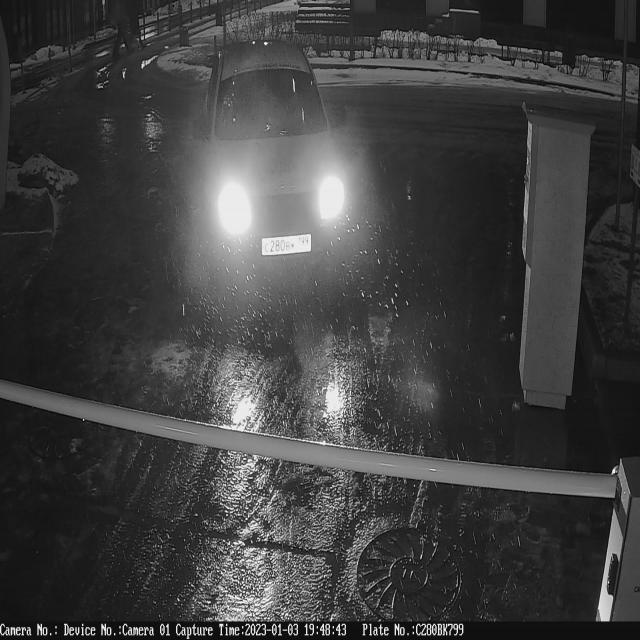
#> input picture Neuro-webs_competition/car_license-plate/B/data/Data1/train/20230103194843_C280BK799_jpg.rf.e48155eba82601338f82feef2191c371.jpg, 640 x 640 px, given in place of 1_11_2014_12_26_48_74.jpg, which was not available
$ jupyter execute --allow-errors Report.ipynb   (shell and % lines are left out)   (text cells are left out)
#> lines starting #> are read from the running program, lines starting #| are printed output that depends on the picture; after the words box and inside, x2 and y2 are one past the last pixel; in counts of white or black regions, pixels touching at a corner belong together; pictures that were not available may be replaced by others from this repository, and a replacement may not be noted
[cell 1]
import os

# копирование в переменную разметку
#> (the rest of this cell did not finish here and is left out)

[cell 2]
import os
# Создаем папки куда будем переносить наши разбитые на 3 набора данные фотографий
parent = 'C:/Users/Participant/Desktop/lipatnikova/B/Data'
dirs = 'images/train', 'images/val', 'images/test', 'labels/train', 'labels/val', 'labels/test'
for dir in dirs:
    path = os.path.join(parent, dir)
    # проверяем существование папки чтобы не создавать если уже есть
    if not os.path.exists(path):
        # создаем папку
        os.makedirs(path)

[cell 3]
import torch

print(f"Is CUDA supported by this system?{torch.cuda.is_available()}")
#> (this line was passed over: torch is not available in this run)
print(f"CUDA version: {torch.version.cuda}")

# Storing ID of current CUDA device
#> (the rest of this cell did not finish here and is left out)

[cell 4]
from easyocr import Reader

[cell 5]
import matplotlib.pyplot as plt

#> (a cell that did not finish here is left out)

[cell 7]
%cd C:/Users/igorv/Desktop/proffessionals_plates_license/my_tests/lipatnikova/

[cell 8]
import cv2
import os
import easyocr
from yolov5.detect import run
image_path="C:/Users/igorv/Desktop/proffessionals_plates_license/my_tests/test_cases/test case 1/1_11_2014_12_26_48_74.jpg"
#> (the rest of this cell did not finish here and is left out)

#> (a cell that did not finish here is left out)

[cell 10]
import cv2
import easyocr
from pylab import rcParams
import numpy as np
# Загрузка изображенияB\crop_foto\exp136\crops\plate\1_11_2014_12_26_48_74.jpg
image_path = 'C:/Users/igorv/Desktop/proffessionals_plates_license/my_tests/lipatnikova/B/crop_foto/exp136/crops/plate/1_11_2014_12_26_48_74.jpg'
# image_path = 'C:/Users/igorv/Desktop/proffessionals_plates_license/my_tests/test_cases/test case 1/1_11_2014_12_26_48_74.jpg'
image = cv2.imread(image_path, 0)
#> image is the input picture: shape (640, 640); min 0, max 255, mean 63.6
th = image.copy()
th[th<200] = 0
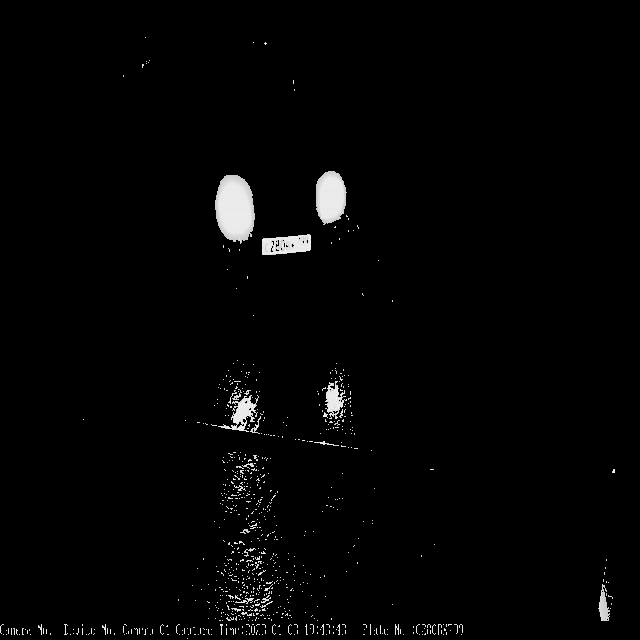
#> th: shape (640, 640); min 0, max 255, mean 4.4

bbox = np.where(th>0)
#> bbox = 7999 positions, rows 37 to 638, columns 0 to 614
y0 = bbox[0].min()
#> y0 = 37
y1 = bbox[0].max()
#> y1 = 638
x0 = bbox[1].min()
#> x0 = 0
x1 = bbox[1].max()
#> x1 = 614
image = image[y0:y1, x0:x1]
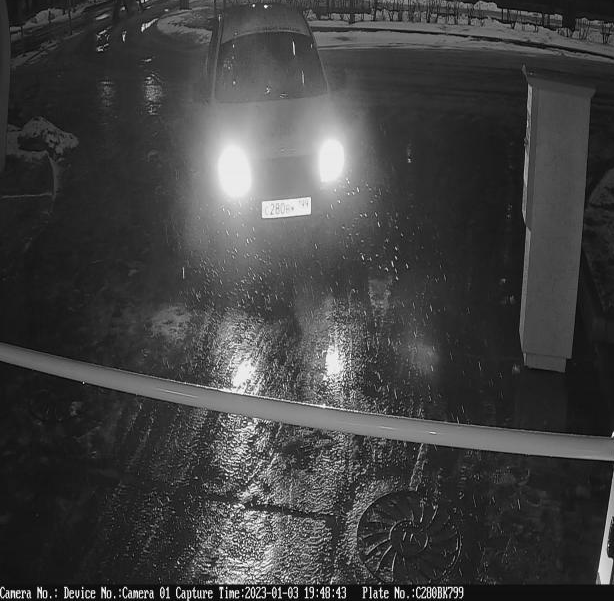
#> image: shape (601, 614); min 0, max 255, mean 65.7

# histogram equalization
equ = cv2.equalizeHist(image)
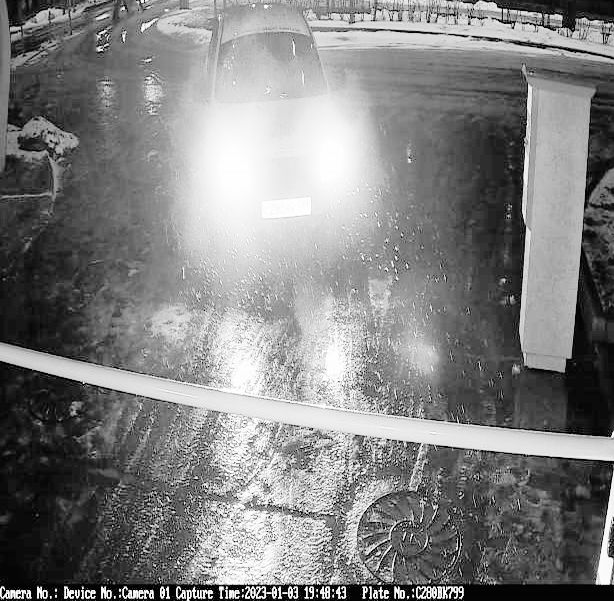
#> equ: shape (601, 614); min 0, max 255, mean 128.8
# Gaussian blur
blur = cv2.GaussianBlur(equ, (5, 5), 1)
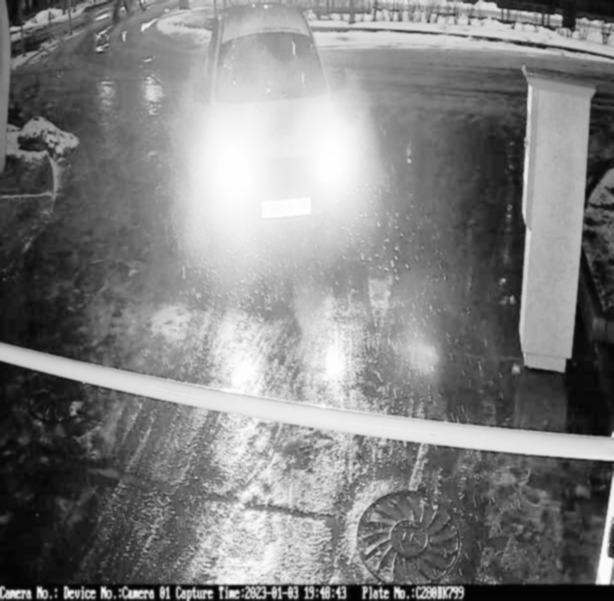
#> blur: shape (601, 614); min 2, max 254, mean 128.9

# manual thresholding
th2 = 60 # this threshold might vary!
equ[equ>=th2] = 255
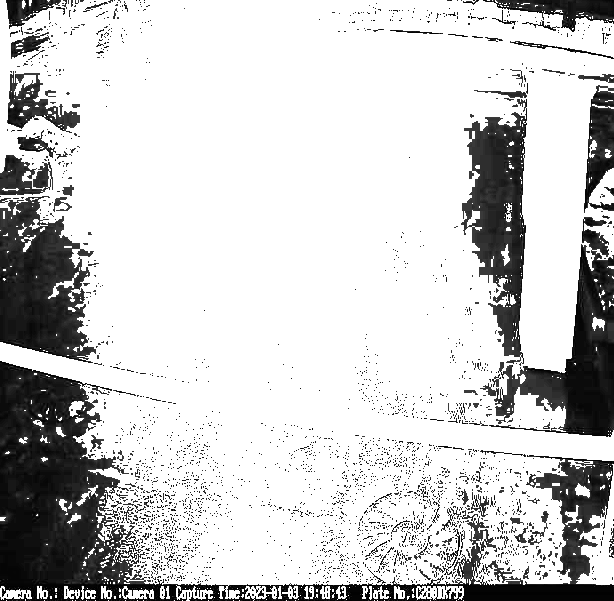
#> equ: shape (601, 614); min 0, max 255, mean 204.3
equ[equ<th2]  = 0
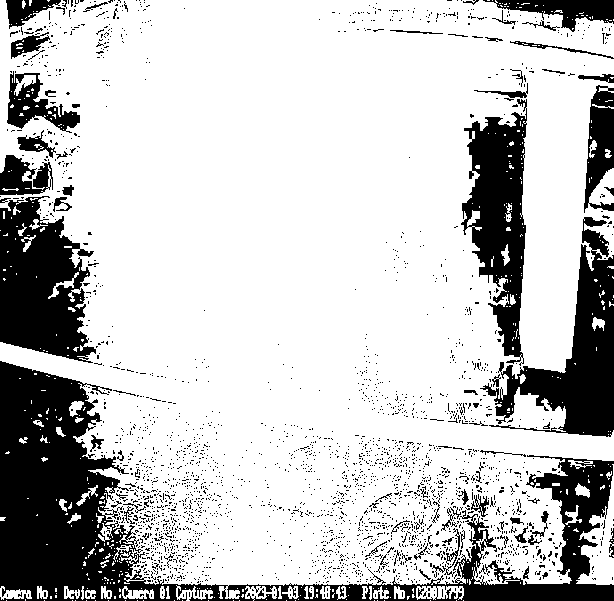
#> equ: shape (601, 614); 77.4% white; 2630 black regions (2552 under 20 px), largest, box (x1, y1, x2, y2) and area: (0, 361, 614, 601) 34244, (0, 196, 96, 363) 10623, (480, 217, 614, 437) 10309

# Now apply the OCR on the processed image
rcParams['figure.figsize'] = 8, 16

# Распознавание номеров с помощью EasyOCR
#> (the rest of this cell did not finish here and is left out)

#> (a cell that did not finish here is left out)

[cell 12]
import cv2
import easyocr

# Загрузка изображения
image_path = 'C:/Users/igorv/Desktop/proffessionals_plates_license/my_tests/lipatnikova/B/Data/images/test/23 (2).jpg'
image = cv2.imread(image_path)
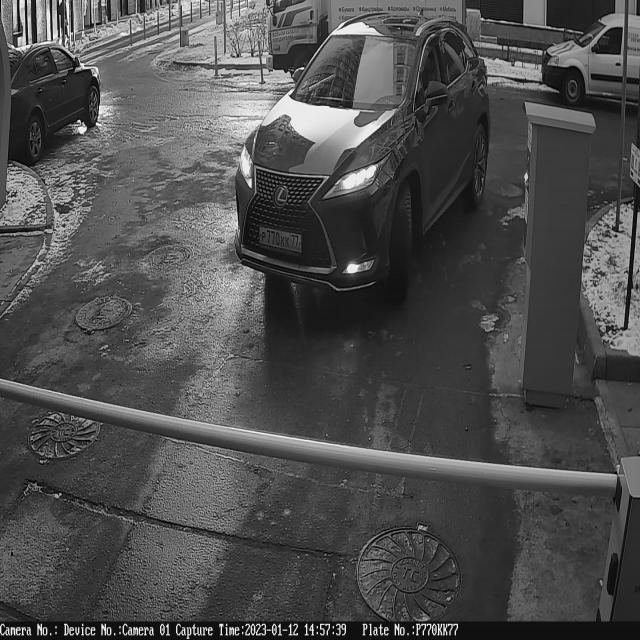
#> input picture Neuro-webs_competition/car_license-plate/B/data/Data1/train/20230112145739_P770KK77_jpg.rf.fcb3b4ee190dac8da81ee5fc6bf30d36.jpg, 640 x 640 px, given in place of 23 (2).jpg, which was not available
#> image is the input picture: shape (640, 640, 3); min 0, max 255, mean 77.9

# Применение фильтра Гаусса для сглаживания изображения
smoothed_image = cv2.GaussianBlur(image, (5, 5), 0)

# Конвертация в оттенки серого
gray_image = cv2.cvtColor(smoothed_image, cv2.COLOR_BGR2GRAY)

# Применение адаптивного порога для бинаризации изображения
_, binary_image = cv2.threshold(gray_image, 0, 255, cv2.THRESH_BINARY | cv2.THRESH_OTSU)
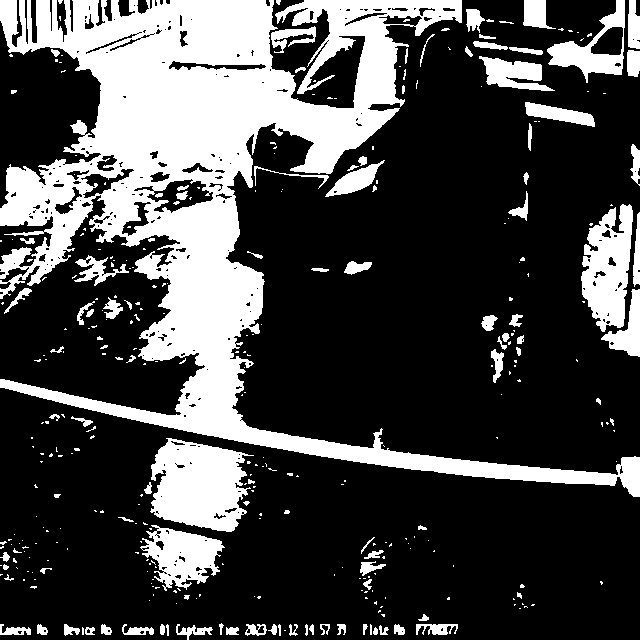
#> binary_image: shape (640, 640); 28.1% white; 349 white regions (246 under 20 px), largest, box (x1, y1, x2, y2) and area: (0, 0, 640, 497) 83438, (150, 438, 254, 532) 6821, (581, 204, 633, 332) 4315

# Распознавание номеров с помощью EasyOCR
#> (the rest of this cell did not finish here and is left out)
